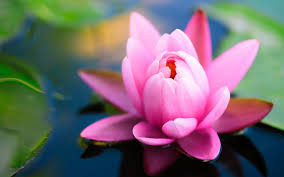
//> input picture KMeans/lotus.jpg, 284 x 177 px
$ ./Kmeanscluster lotus.jpg   (built with g++ and OpenCV 4)
//> lines starting //> are read from the running program, lines starting //| are printed output that depends on the picture
/*
1- load in image
2- process image to just RGB values
3- pick N random pixels as potential centoids
4- iterate through all pixels in the image
	4a) for each pixel, calculate distance(centoids, current pixel)
		where distance = [the distance formula]
	4b) find the min(the N centoids) and assign it that centoid
5- update the centoids* as the new means of the pixels assigned to them
	* unless no pixels are assigned to a centoid
6- repeat steps 4 & 5 until the change of the centoid is within a certain threshold
*/

#include <stdio.h>
#include <stdlib.h>
#include <iostream>
#include <opencv2/core/core.hpp>
#include <opencv/cv.hpp>
#include <opencv2/imgproc/imgproc.hpp>
#include <math.h>

using namespace cv;
using namespace std;

int K = 5; //number of desired clusters
int loops; //accuracy loop #
int rows;
int cols;
vector<Mat> rgb_vals(3);


// 1- load in image
// 2- process image to just RGB values
void read_img (char* filename){
//> called with filename = "lotus.jpg"
	Mat img = imread(filename, 1);
//> img is the input picture: 177 rows x 284 cols, CV_8UC3; mean B, G, R 111.4, 105.4, 117.6

	if(! img.data ){                              // Check for invalid input
       printf("Could not open or find the image") ;
       exit(0);
    }

    rows = img.rows;
//> rows = 177
    cols = img.cols;
//> cols = 284
    // rgb_vals.create(rows,cols, CV_8UC3);

    split(img, rgb_vals);
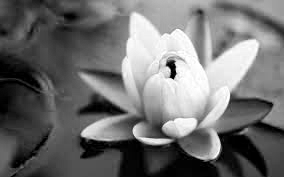
//> rgb_vals[0]: 177 rows x 284 cols, CV_8UC1; min 0, max 255, mean 111.4
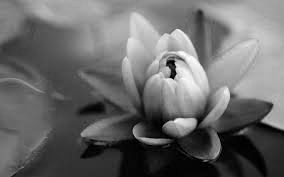
//> rgb_vals[1]: 177 rows x 284 cols, CV_8UC1; min 0, max 255, mean 105.4
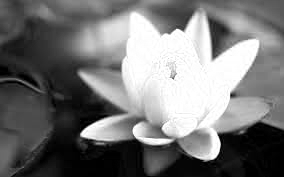
//> rgb_vals[2]: 177 rows x 284 cols, CV_8UC1; min 0, max 255, mean 117.6

}

//3- pick N random pixels as potential centoids
void pick_centoids (Vec3b* ptrCentoids){
	for (int i = 0; i < K; i++){
		ptrCentoids[i] = Vec3b(rand()%255,rand()%255,rand()%255);
		// cout << " " << ptrCentoids[i] << " " << endl ;
	}

	// cout << " " << *ptrCentoids << " " << endl ;
}

float find_distance(Vec3b pix, Vec3b cent){
	float b = float(pix.val[0]) - float(cent.val[0]);
	float g = float(pix.val[1]) - float(cent.val[1]);
	float r = float(pix.val[2]) - float(cent.val[2]);
	return sqrt(b*b + g*g + r*r);
}

//4- iterate through all pixels in the image
	// 4a) for each pixel, calculate distance(centoids, current pixel)
	// 	where distance = [the distance formula]
	// 4b) find the min(the N centoids) and assign it that centoid
// uint find_cluster(Vec3b pix, Vec3b* centoids){
uint find_cluster(Vec3b* centroids){
	float min_dist = sqrt(3*255*255);
	uint assignment = 0;
	// cout << " " << pix[0] << " " << endl ;
	for (int i = 0; i < K; i++){
		// cout << " " << *centroids[0]<< " " << endl ;
		if (find_distance(pix, centroids[i])< min_dist){
			min_dist = find_distance(pix, centroids[i]);
			assignment = i;
		}
	return assignment;
	}

}

// [35 lines of commented-out code are left out]

int main( int argc, char** argv ) {
	read_img(argv[1]);

	Vec3b* initial_cent = (Vec3b*) malloc(K*sizeof(Vec3b));
	pick_centoids(initial_cent);

	// [5 lines of commented-out code are left out]
	for(int i = 0; i < rows; i++){
	    for(int j = 0; j < cols; j++){
	    	Vec3b* curr_pix = (Vec3b*) malloc(3*sizeof(int));
	    	curr_pix[0] = rgb_vals[0].at<cv::Vec3b>(i,j)[0];
	    	curr_pix[1] = rgb_vals[1].at<cv::Vec3b>(i,j)[1];
	    	curr_pix[2] = rgb_vals[2].at<cv::Vec3b>(i,j)[2];

	    	find_cluster(curr_pix, initial_cent);
//> (this line was passed over: a library is not available in this run)
	    	// int r = rgb_vals[2].at<cv::Vec3b>(i,j)[2];
	    	// int g = rgb_vals[1].at<cv::Vec3b>(i,j)[1];
	    	// int b = rgb_vals[0].at<cv::Vec3b>(i,j)[0];
	    }
	}


	// [15 lines of commented-out code are left out]
    return 0;
}


// [16 lines of commented-out code are left out]
